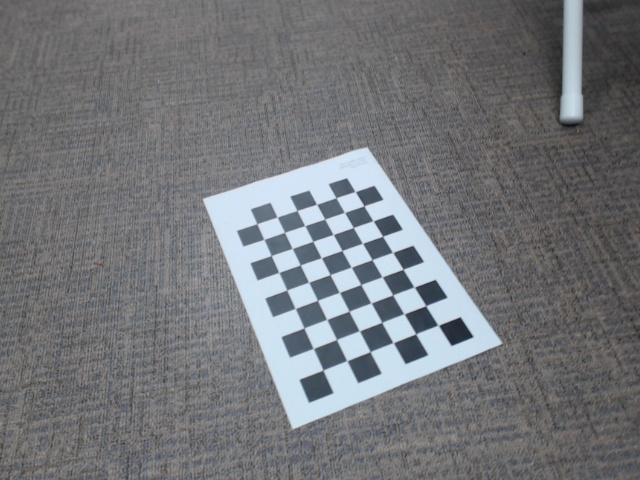
#> input picture camera_calibration/webcam/1.jpg, 640 x 480 px; its folder holds 5 pictures in this run
$ python webcam-chessboard_calibration.py
#> lines starting #> are read from the running program, lines starting #| are printed output that depends on the picture; after the words box and inside, x2 and y2 are one past the last pixel; in counts of white or black regions, pixels touching at a corner belong together
import numpy as np
import cv2 as cv
import glob
# termination criteria
criteria = (cv.TERM_CRITERIA_EPS + cv.TERM_CRITERIA_MAX_ITER, 30, 0.001)
# prepare object points, like (0,0,0), (1,0,0), (2,0,0) ....,(6,5,0)
objp = np.zeros((6*9,3), np.float32)
objp[:,:2] = np.mgrid[0:9,0:6].T.reshape(-1,2)
# Arrays to store object points and image points from all the images.
objpoints = [] # 3d point in real world space
imgpoints = [] # 2d points in image plane.
images = glob.glob('*.jpg')
for fname in images:
    img = cv.imread(fname)
#> img is the input picture: shape (480, 640, 3); mean B, G, R 120.8, 117.4, 115.4
    gray = cv.cvtColor(img, cv.COLOR_BGR2GRAY)
    # Find the chess board corners
    ret, corners = cv.findChessboardCorners(gray, (9,6), None)
#> ret = True; corners = 54 rows, first 8: [322.9, 370], [313.4, 348.5], [303.9, 328.1], [295.2, 308.5], [286.8, 290.1], [278.8, 272.5], [271.2, 255.6], [263.8, 239.3]
    # If found, add object points, image points (after refining them)
    if ret == True:
        objpoints.append(objp)
        corners2 = cv.cornerSubPix(gray,corners, (11,11), (-1,-1), criteria)
#> corners2 = 54 rows, first 8: [322.9, 370.1], [313.4, 348.5], [303.8, 327.9], [295.2, 308.5], [286.7, 290], [278.9, 272.4], [271.2, 255.6], [263.9, 239.4]
        imgpoints.append(corners)
        # Draw and display the corners
        cv.drawChessboardCorners(img, (9,6), corners2, ret)
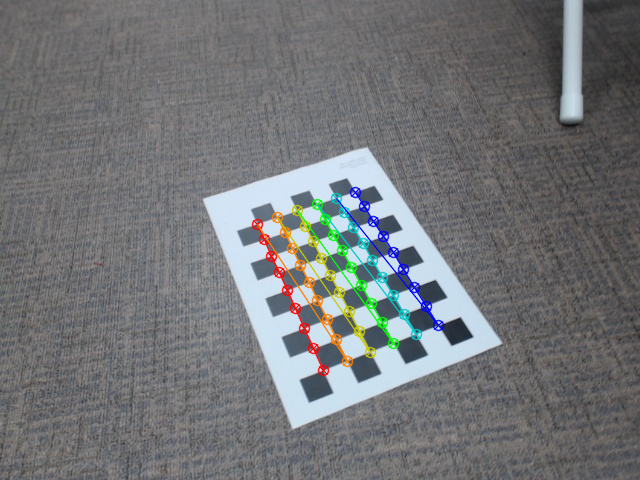
#> img: shape (480, 640, 3); 2.86% of pixels changed, all inside (x1, y1, x2, y2) = (251, 186, 445, 377)
        cv.imshow('img', img)
        cv.waitKey(500)
#> pass 2 of the loop `for fname in images:`:
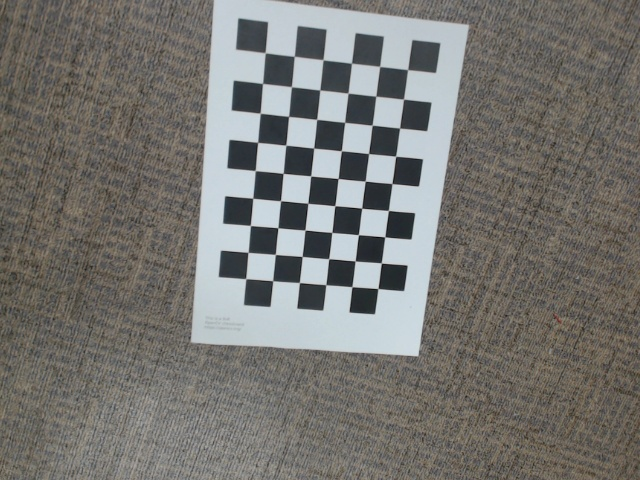
#> input picture camera_calibration/webcam/10.jpg, 640 x 480 px
#> img is the input picture: shape (480, 640, 3); mean B, G, R 113.2, 117, 118.1
#> corners = 54 rows, first 8: [407.5, 69.63], [403.5, 99.21], [399.6, 128.1], [395.6, 156.3], [391.9, 183.5], [388.4, 210.5], [384.7, 236.9], [381.4, 263]
#> corners2 = 54 rows, first 8: [407.6, 69.65], [403.5, 99.16], [399.6, 128.1], [395.6, 156.3], [391.9, 183.5], [388.4, 210.4], [384.8, 236.8], [381.3, 262.9]
#> `cv.drawChessboardCorners(img, (9,6), corners2, ret)`:
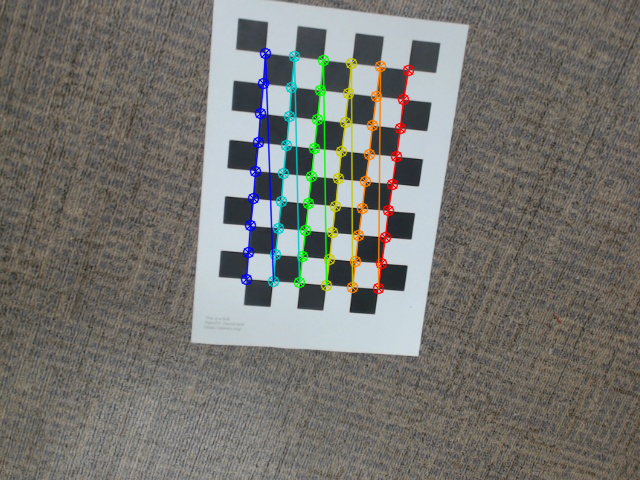
#> img: shape (480, 640, 3); 3.71% of pixels changed, all inside (x1, y1, x2, y2) = (240, 47, 415, 295)
#> pass 3 of the loop `for fname in images:`:
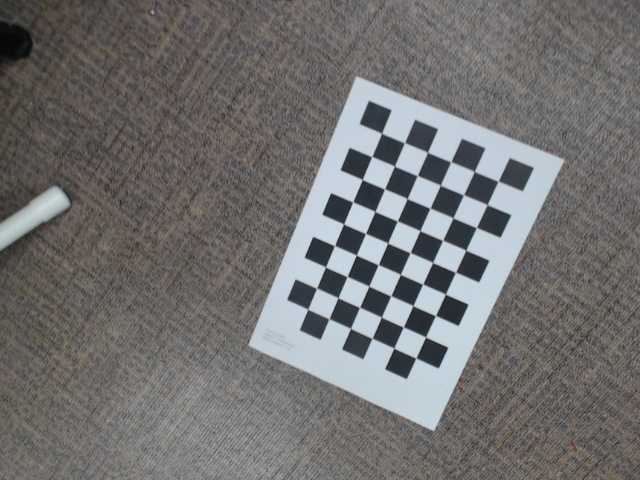
#> input picture camera_calibration/webcam/11.jpg, 640 x 480 px
#> img is the input picture: shape (480, 640, 3); mean B, G, R 112.1, 112.6, 113.5
#> corners = 54 rows, first 8: [498.3, 181.1], [487.3, 204.7], [476.4, 227.6], [465.9, 250.3], [455.5, 272.4], [445.5, 294.2], [435.4, 315.7], [425.7, 337]
#> corners2 = 54 rows, first 8: [498.1, 181.2], [487.2, 204.6], [476.4, 227.6], [465.8, 250.2], [455.5, 272.3], [445.4, 294.1], [435.4, 315.6], [425.6, 336.9]
#> `cv.drawChessboardCorners(img, (9,6), corners2, ret)`:
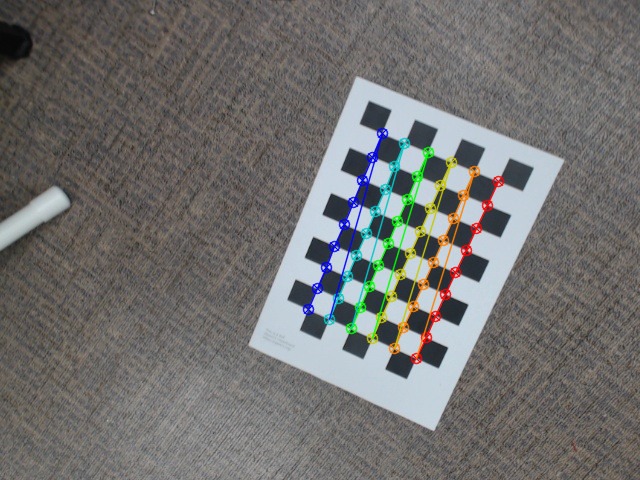
#> img: shape (480, 640, 3); 3.3% of pixels changed, all inside (x1, y1, x2, y2) = (302, 127, 505, 365)
#> the loop made 5 passes; the first 3 are shown
cv.destroyAllWindows()

ret, mtx, dist, rvecs, tvecs = cv.calibrateCamera(objpoints, imgpoints, gray.shape[::-1], None, None)


# [5 lines of commented-out code are left out]
np.savez('B.npz', mtx=mtx, dist=dist, rvecs=rvecs, tvecs=tvecs)

img = cv.imread('12.jpg')
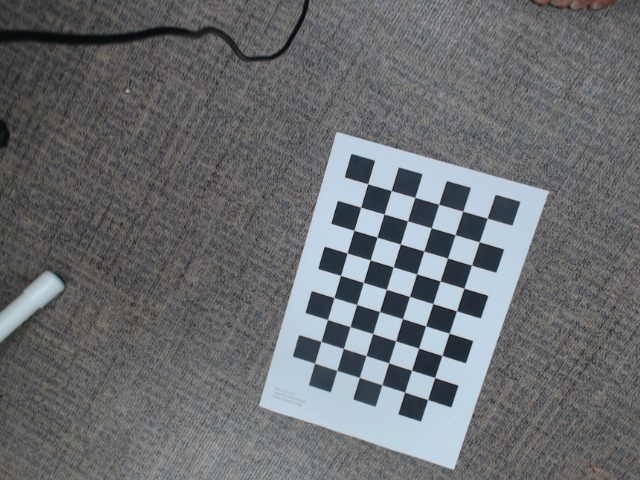
#> input picture camera_calibration/webcam/12.jpg, 640 x 480 px
#> img is the input picture: shape (480, 640, 3); mean B, G, R 112.4, 109.4, 106.9
h,  w = img.shape[:2]
#> h = 480; w = 640
newcameramtx, roi = cv.getOptimalNewCameraMatrix(mtx, dist, (w,h), 1, (w,h))


# undistort
dst = cv.undistort(img, mtx, dist,   None, newcameramtx)
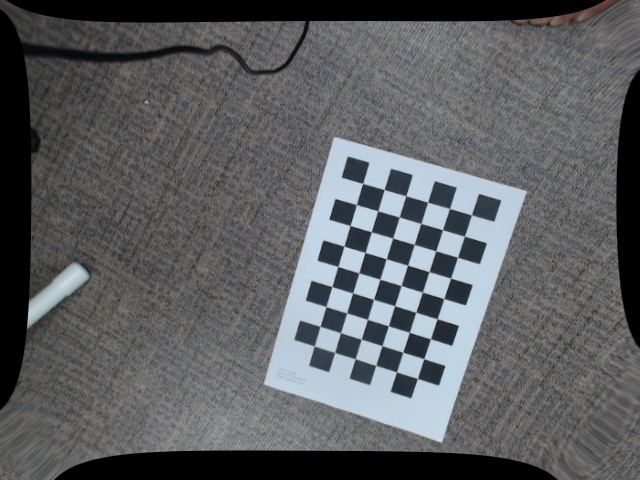
#> dst: shape (480, 640, 3); mean B, G, R 96.9, 94.5, 92.4
# crop the image
x, y, w, h = roi
dst = dst[y:y+h, x:x+w]
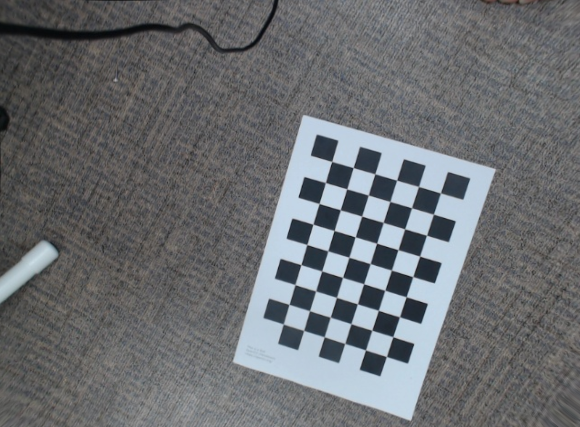
#> dst: shape (427, 580, 3); mean B, G, R 112.8, 109.7, 107.1
cv.imwrite('calibresult.png', dst)

mean_error = 0
for i in range(len(objpoints)):
    imgpoints2, _ = cv.projectPoints(objpoints[i], rvecs[i], tvecs[i], mtx, dist)
    error = cv.norm(imgpoints[i], imgpoints2, cv.NORM_L2)/len(imgpoints2)
    mean_error += error
print( "total error: {}".format(mean_error/len(objpoints)) )
